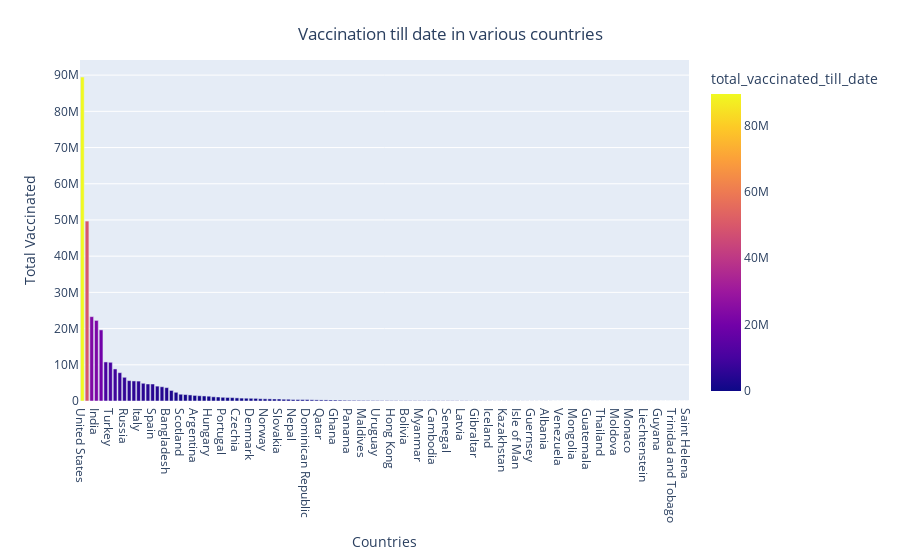

The code cell stored with this chart in its notebook:
### Code cell
fig = px.bar(country_wise_total_vaccinated_df,
            y='total_vaccinated_till_date',
            x=country_wise_total_vaccinated_df.index,
            color='total_vaccinated_till_date',
            color_discrete_sequence=px.colors.sequential.Viridis_r
            )
fig.update_layout(
    title={
        'text':'Vaccination till date in various countries',
        'y':0.95,
        'x':0.5
    },
    xaxis_title='Countries',
    yaxis_title='Total Vaccinated',
    legend_title='Total Vaccinated'
)
fig.show()

### Figure 1 — Plotly figure (JSON) as saved in the notebook; plotly's stock layout.template omitted (floating-point values rounded to 4 significant figures; data arrays with more than 128 entries replaced by an {"elided": "..."} marker saying what was removed)
{"data": [{"alignmentgroup": "True", "hovertemplate": "index=%{x}<br>total_vaccinated_till_date=%{marker.color}<extra></extra>", "legendgroup": "", "marker": {"color": {"elided": "130 int values"}, "coloraxis": "coloraxis"}, "name": "", "offsetgroup": "", "orientation": "v", "showlegend": false, "textposition": "auto", "type": "bar", "x": {"elided": "130 str values"}, "xaxis": "x", "y": {"elided": "130 int values"}, "yaxis": "y"}], "layout": {"barmode": "relative", "coloraxis": {"colorbar": {"title": {"text": "total_vaccinated_till_date"}}, "colorscale": [[0, "#0d0887"], [0.1111, "#46039f"], [0.2222, "#7201a8"], [0.3333, "#9c179e"], [0.4444, "#bd3786"], [0.5556, "#d8576b"], [0.6667, "#ed7953"], [0.7778, "#fb9f3a"], [0.8889, "#fdca26"], [1, "#f0f921"]]}, "legend": {"title": {"text": "Total Vaccinated"}, "tracegroupgap": 0}, "margin": {"t": 60}, "title": {"text": "Vaccination till date in various countries", "x": 0.5, "y": 0.95}, "xaxis": {"anchor": "y", "domain": [0, 1], "title": {"text": "Countries"}}, "yaxis": {"anchor": "x", "domain": [0, 1], "title": {"text": "Total Vaccinated"}}}}
